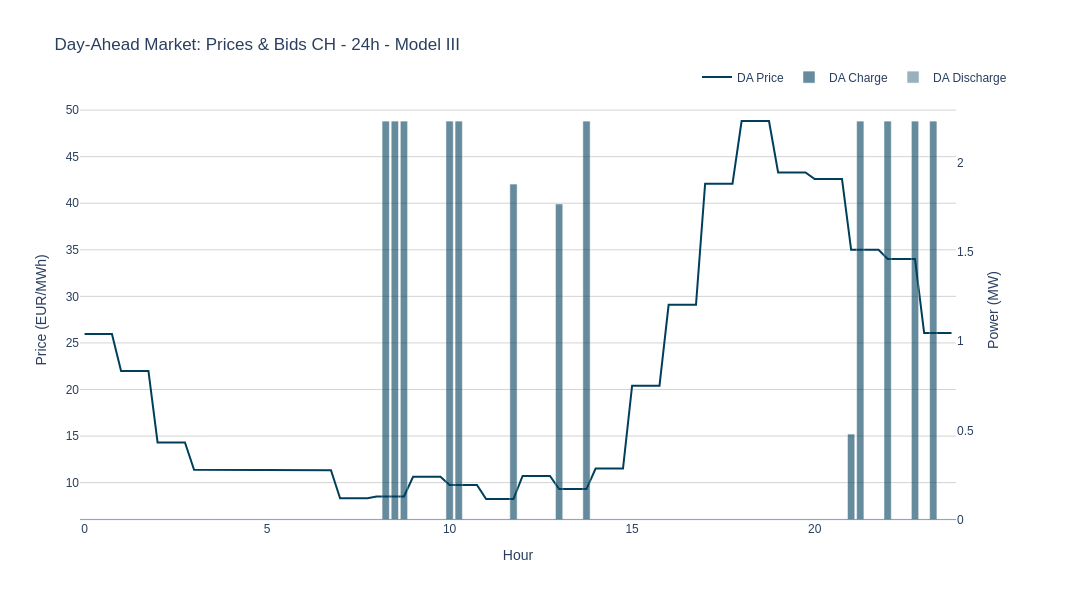

Here is the notebook cell this chart was saved with:
### Code cell
# Plot 1: Day-Ahead Market
print("\n[1/4] Day-Ahead Market...")
fig_da = plot_da_market_price_bid(solution_df, title_suffix=title_suffix, use_timestamp=False)
# fig_da.write_html(str(plots_dir / "da_market_price_bid.html"))
fig_da.show()
print("   ✅ Saved: da_market_price_bid.html")
